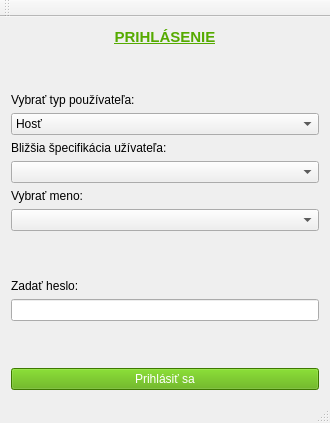
<?xml version="1.0" encoding="UTF-8"?>
<ui version="4.0">
 <class>MyFirstQtAppClass</class>
 <widget class="QMainWindow" name="MyFirstQtAppClass">
  <property name="geometry">
   <rect>
    <x>0</x>
    <y>0</y>
    <width>330</width>
    <height>423</height>
   </rect>
  </property>
  <property name="windowTitle">
   <string>MyFirstQtApp</string>
  </property>
  <property name="styleSheet">
   <string notr="true"/>
  </property>
  <widget class="QWidget" name="centralWidget">
   <layout class="QHBoxLayout" name="horizontalLayout">
    <item>
     <layout class="QVBoxLayout" name="verticalLayout">
      <item>
       <widget class="QLabel" name="label">
        <property name="font">
         <font>
          <family>Segoe UI</family>
          <pointsize>11</pointsize>
          <italic>false</italic>
          <bold>true</bold>
          <underline>true</underline>
         </font>
        </property>
        <property name="styleSheet">
         <string notr="true">color: rgb(85, 170, 0);
font: 700 11pt &quot;Segoe UI&quot;;</string>
        </property>
        <property name="text">
         <string>PRIHLÁSENIE</string>
        </property>
        <property name="alignment">
         <set>Qt::AlignCenter</set>
        </property>
       </widget>
      </item>
      <item>
       <spacer name="verticalSpacer_2">
        <property name="orientation">
         <enum>Qt::Vertical</enum>
        </property>
        <property name="sizeHint" stdset="0">
         <size>
          <width>20</width>
          <height>40</height>
         </size>
        </property>
       </spacer>
      </item>
      <item>
       <widget class="QLabel" name="label_4">
        <property name="font">
         <font>
          <fontweight>DemiBold</fontweight>
         </font>
        </property>
        <property name="text">
         <string>Vybrať typ používateľa:</string>
        </property>
       </widget>
      </item>
      <item>
       <widget class="QComboBox" name="typPouzivatela">
        <property name="cursor">
         <cursorShape>PointingHandCursor</cursorShape>
        </property>
        <item>
         <property name="text">
          <string>Hosť</string>
         </property>
        </item>
        <item>
         <property name="text">
          <string>Zamestnanec</string>
         </property>
        </item>
       </widget>
      </item>
      <item>
       <widget class="QLabel" name="label_5">
        <property name="font">
         <font>
          <fontweight>DemiBold</fontweight>
         </font>
        </property>
        <property name="text">
         <string>Bližšia špecifikácia užívateľa:</string>
        </property>
       </widget>
      </item>
      <item>
       <widget class="QComboBox" name="typTypuPouzivatela">
        <property name="cursor">
         <cursorShape>PointingHandCursor</cursorShape>
        </property>
       </widget>
      </item>
      <item>
       <widget class="QLabel" name="label_2">
        <property name="font">
         <font>
          <fontweight>DemiBold</fontweight>
         </font>
        </property>
        <property name="styleSheet">
         <string notr="true"/>
        </property>
        <property name="text">
         <string>Vybrať meno:</string>
        </property>
       </widget>
      </item>
      <item>
       <widget class="QComboBox" name="menoPouzivatela">
        <property name="cursor">
         <cursorShape>PointingHandCursor</cursorShape>
        </property>
       </widget>
      </item>
      <item>
       <spacer name="verticalSpacer_3">
        <property name="orientation">
         <enum>Qt::Vertical</enum>
        </property>
        <property name="sizeHint" stdset="0">
         <size>
          <width>20</width>
          <height>40</height>
         </size>
        </property>
       </spacer>
      </item>
      <item>
       <widget class="QLabel" name="label_3">
        <property name="font">
         <font>
          <fontweight>DemiBold</fontweight>
         </font>
        </property>
        <property name="styleSheet">
         <string notr="true"/>
        </property>
        <property name="text">
         <string>Zadať heslo:</string>
        </property>
       </widget>
      </item>
      <item>
       <widget class="QLineEdit" name="heslo">
        <property name="styleSheet">
         <string notr="true"/>
        </property>
        <property name="echoMode">
         <enum>QLineEdit::Password</enum>
        </property>
       </widget>
      </item>
      <item>
       <spacer name="verticalSpacer">
        <property name="orientation">
         <enum>Qt::Vertical</enum>
        </property>
        <property name="sizeHint" stdset="0">
         <size>
          <width>20</width>
          <height>40</height>
         </size>
        </property>
       </spacer>
      </item>
      <item>
       <widget class="QPushButton" name="prihlasenie">
        <property name="font">
         <font>
          <fontweight>DemiBold</fontweight>
         </font>
        </property>
        <property name="cursor">
         <cursorShape>PointingHandCursor</cursorShape>
        </property>
        <property name="styleSheet">
         <string notr="true">background-color: rgb(85, 170, 0);
color: rgb(255, 255, 255);</string>
        </property>
        <property name="text">
         <string>Prihlásiť sa</string>
        </property>
       </widget>
      </item>
     </layout>
    </item>
   </layout>
  </widget>
  <widget class="QMenuBar" name="menuBar">
   <property name="geometry">
    <rect>
     <x>0</x>
     <y>0</y>
     <width>330</width>
     <height>22</height>
    </rect>
   </property>
  </widget>
  <widget class="QToolBar" name="mainToolBar">
   <attribute name="toolBarArea">
    <enum>TopToolBarArea</enum>
   </attribute>
   <attribute name="toolBarBreak">
    <bool>false</bool>
   </attribute>
  </widget>
  <widget class="QStatusBar" name="statusBar"/>
 </widget>
 <layoutdefault spacing="6" margin="11"/>
 <resources>
  <include location="MyFirstQtApp.qrc"/>
 </resources>
 <connections/>
 <slots>
  <slot>slotPreButon()</slot>
 </slots>
</ui>
